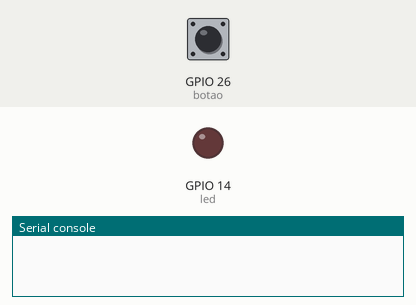
The program below on a simulated ESP32 board running MicroPython. Shown: output pins drawn as LEDs (lit = HIGH), the last lines printed to the serial console. Wiring (from the project's diagram.json): red LED on GPIO 14, button on GPIO 26. The inputs (shaded band) are chosen by the test bench; at power-on: GPIO 26 (botao) HIGH.

Above: at 1.2 s.
1.3 s: GPIO 26 (botao) pulled LOW for 0.15 s
At 1.42 s:
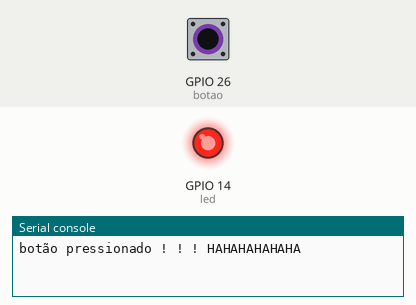
3.0 s: GPIO 26 (botao) pulled LOW for 3.2 s
At 7.0 s:
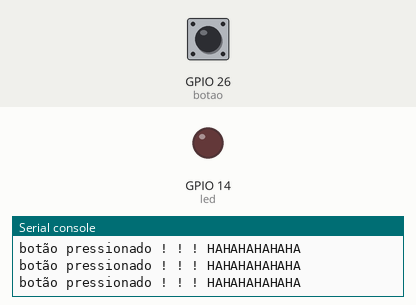
Timing chart, 0 to 8.5 s (numbered marks = the images above; inputs shaded):
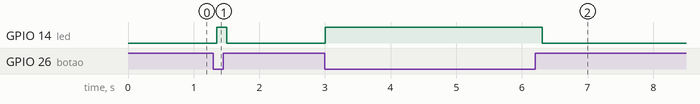

Measured:
- after the input at 1.3 s, GPIO 14 (led): LOW → HIGH after 0.05 s, → LOW 0.15 s later
- after the input at 3.0 s, GPIO 14 (led): LOW → HIGH at once, → LOW 3.3 s later

The program:

main.py
```python
import machine
import time

led = machine.Pin(14, machine.Pin.OUT)
botao = machine.Pin(26, machine.Pin.IN, machine.Pin.PULL_UP)

while (True):
    estado = botao.value()


    if (estado == 0):
        print ("botão pressionado ! ! ! HAHAHAHAHAHA")
        led.on()
    else:
       led.off()


    time.sleep(0.15)
```
